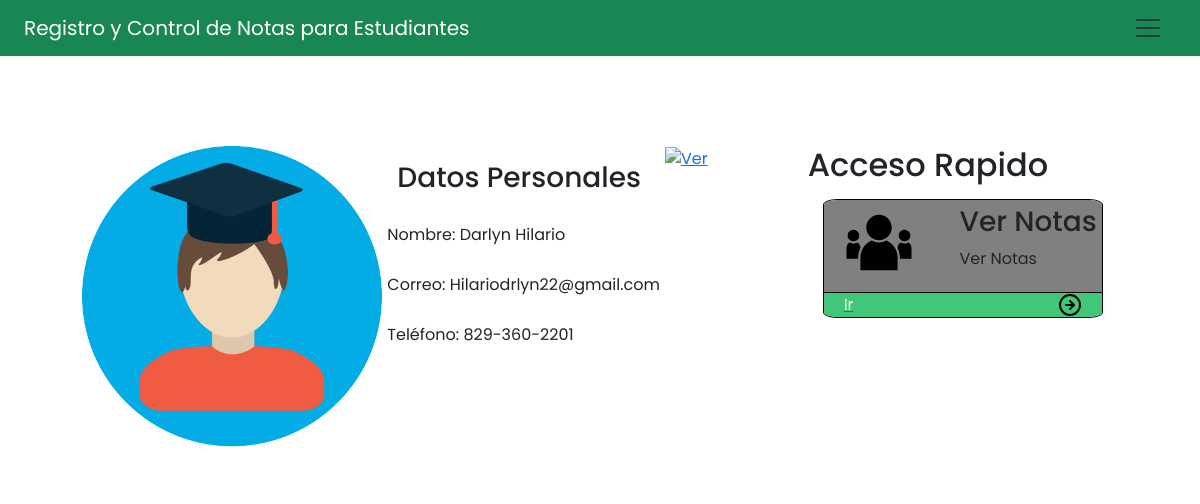
Screenshot of /app/home_estudiante.php (signed in) with the database file from the repository.
### tables this page shows
CREATE TABLE `alumnos` (
  `idAlumno` int(11) NOT NULL,
  `nomAlumno` varchar(25) NOT NULL,
  `apeAlumno` varchar(25) NOT NULL,
  `edad` char(11) NOT NULL,
  `direccion` varchar(30) NOT NULL,
  `telAlumno` char(15) NOT NULL,
  `correoAlumno` varchar(30) NOT NULL,
  `nacFecha` date NOT NULL,
  `id_Tutores` int(11) NOT NULL,
  `id_Curso` int(11) NOT NULL,
  `id_User` int(11) NOT NULL
);

### app/home_estudiante.php (the view, shortened to what this page needs)
<?php
      require_once ('../bd/conexion.php');
      require_once ("../inc/menu_estudiante.php");
    ?>
<!DOCTYPE html>
<html lang="en" dir="ltr">
<head>
    <link rel="stylesheet" href="../styles.css">
        <link href="https://cdn.jsdelivr.net/npm/bootstrap@5.0.2/dist/css/bootstrap.min.css" rel="stylesheet">
        <link rel="stylesheet" type="text/css" href="https://cdn.datatables.net/v/bs5/dt-1.13.1/datatables.min.css"/>
    <link rel="stylesheet" href="../css/estilos.css">
</head>
<body class="fondo_sistema">
    <div class="content_sistema_P">
        <div class="cont_home form_registro_2">
            <div class="cont_info_p">
                <div class="img_perfil">
                    <img src="../assets/img/estudian.png" alt="Imagen de Profesor">
                </div>
                <?php
                $ID_Estudiante = $_SESSION['IDAlumno'];
         $sql = "SELECT * FROM alumnos WHERE idAlumno ='$ID_Estudiante'";
          $resultado = mysqli_query($conexion, $sql);
          if ($mostrar = mysqli_fetch_assoc($resultado))
          {
            ?>
                <div class="info_perfil">
                    <h3>Datos Personales</h3>
                    <p> Nombre: <?php echo $mostrar['nomAlumno'] ?> <?php echo $mostrar['apeAlumno'] ?></p>
                    <p>Correo: <?php echo $mostrar['correoAlumno'] ?></p>
                    <p>Teléfono: <?php echo $mostrar['telAlumno'] ?></p>
                </div>
                <?php
        }
        ?>
                <div class="btn_perfil_P">
                    <a class="" href="Perfil_estudiante.php?id=<?php echo $ID_Estudiante ?>"><img
                            src="../assets/icons/edit.svg" alt="Ver" title="ver Perfil"></a>
                </div>
            </div>
            <div class="info_impotante_menu_p">
                <h2>Acceso Rapido</h2>
                <div class="caja_principal">
                    <div class="caja_info">
                        <div>
                            <img class="img_grupo_P" src="../assets/icons/group.svg" title="Grupo" alt="Grupo">
                        </div>
                        <div>
                            <h3>Ver Notas</h3>
                            <p>
                                Ver Notas
                            </p>
                        </div>
                    </div>
                    <div class="caja_btn_ir">
                        <a class="imgbuton_ir" href="notas_estudiante.php"><span class="nombtn">Ir <img
                                    src="../assets/icons/arrow-right-circle.svg" title="IR A ADMNISTRAR CURSO"
                                    alt="ver"></span></a>
                    </div>
                </div>
            </div>
        </div>
    </div>
</body>
</html>

### css/estilos.css (style rules this page uses)
:root { --color_blanco: #fff; --color_blanco2: #f3f3f3; --color_blanco3: #e6e6e6; --color_gris_claro: #8f8f8f; --color_gris: #28292d; --color_gris2: #202020; --color_gris_oscuro: #1c1c1c; --gris: #1b1b1b; --gris2: #1e1e1e; --color_negro: #000; --color_verde: #41c779; --verde_claro: #0CF538; --verde: #006400; --verde2: #008000; --color_azul: #1164A8; --color_rojo: #f00; }
* { margin: 0; padding: 0; box-sizing: border-box; font-family: 'Poppins', sans-serif; }
body { background-color: var(--color_blanco); }
img { max-width: 100%; }
.form_registro_2 { background-color: var(--color_blanco); padding: 30px; margin: 30px auto; border-radius: 5px; }
.content_sistema_P { display: flex; justify-content: center; margin-top: 70px; }
.cont_home { display: flex; }
.cont_info_p { display: flex; }
.info_perfil { display: flex; flex-direction: column; }
.info_perfil h3 { padding: 15px; }
.info_perfil p { padding: 5px; }
.info_impotante_menu_p { margin-left: 100px; }
.caja_principal { width: 280px; border: 0.1px solid #000; border-radius: 5%; overflow: hidden; margin: 15px; }
.caja_info { background: gray; display: flex; justify-content: space-between; padding: 5px; }
.img_grupo_P { width: 100px; height: 75px; padding: 5px; }
.caja_btn_ir { background: var(--color_verde); border-top: 0.1px solid #000; }
.caja_btn_ir a { font-style: none; }
.imgbuton_ir { width: 100%; height: 100%; }
.nombtn { display: flex; justify-content: space-between; padding: 0 20px; font-style: none; color: var(--color_blanco); }
.img_perfil { width: 300px; height: 300px; }

### rows the page displays
alumnos: nomAlumno "Darlyn", apeAlumno "Hilario", correoAlumno "Hilariodrlyn22@gmail.com", telAlumno "829-360-2201"
